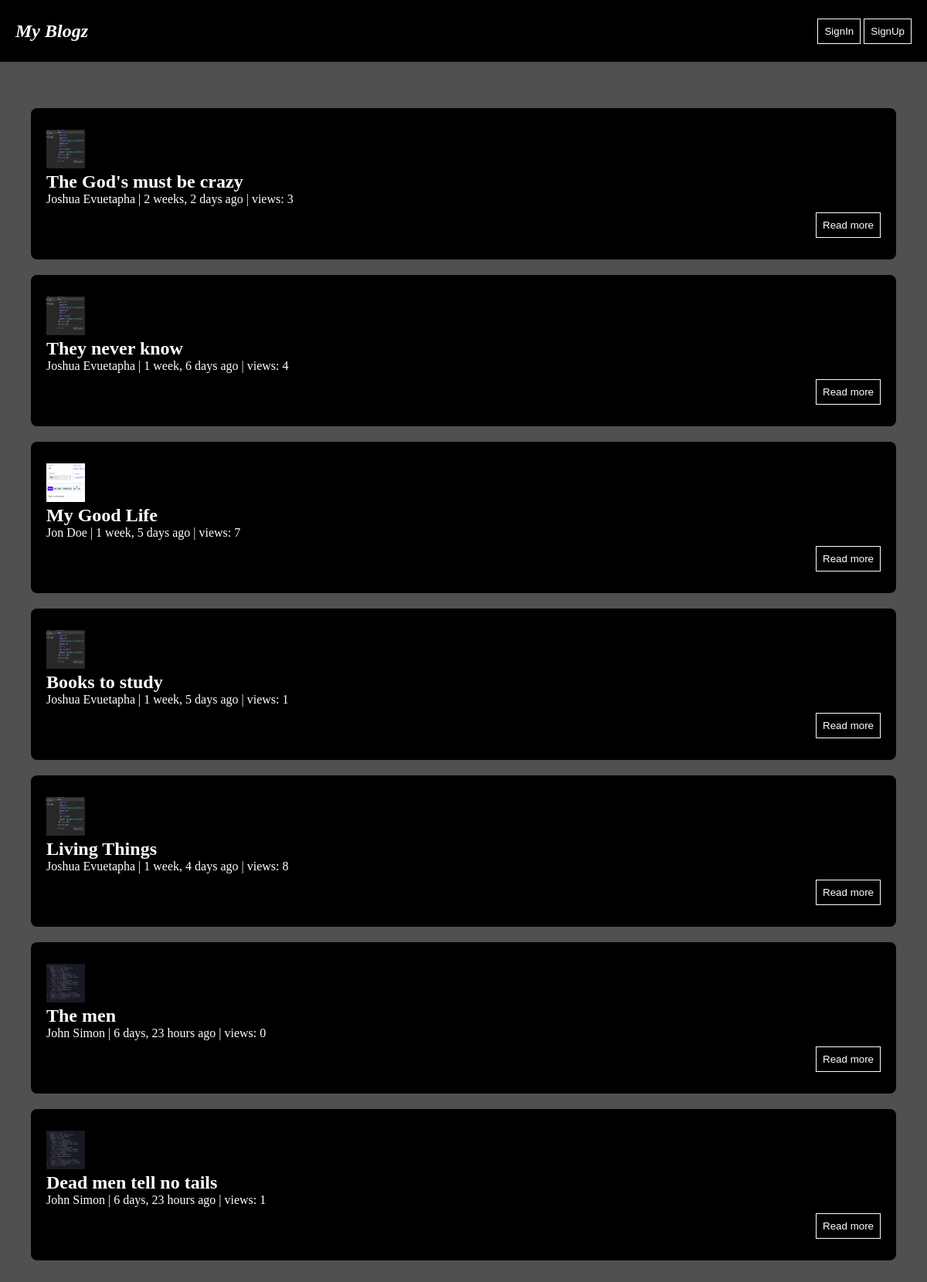
The app's page /, older data.
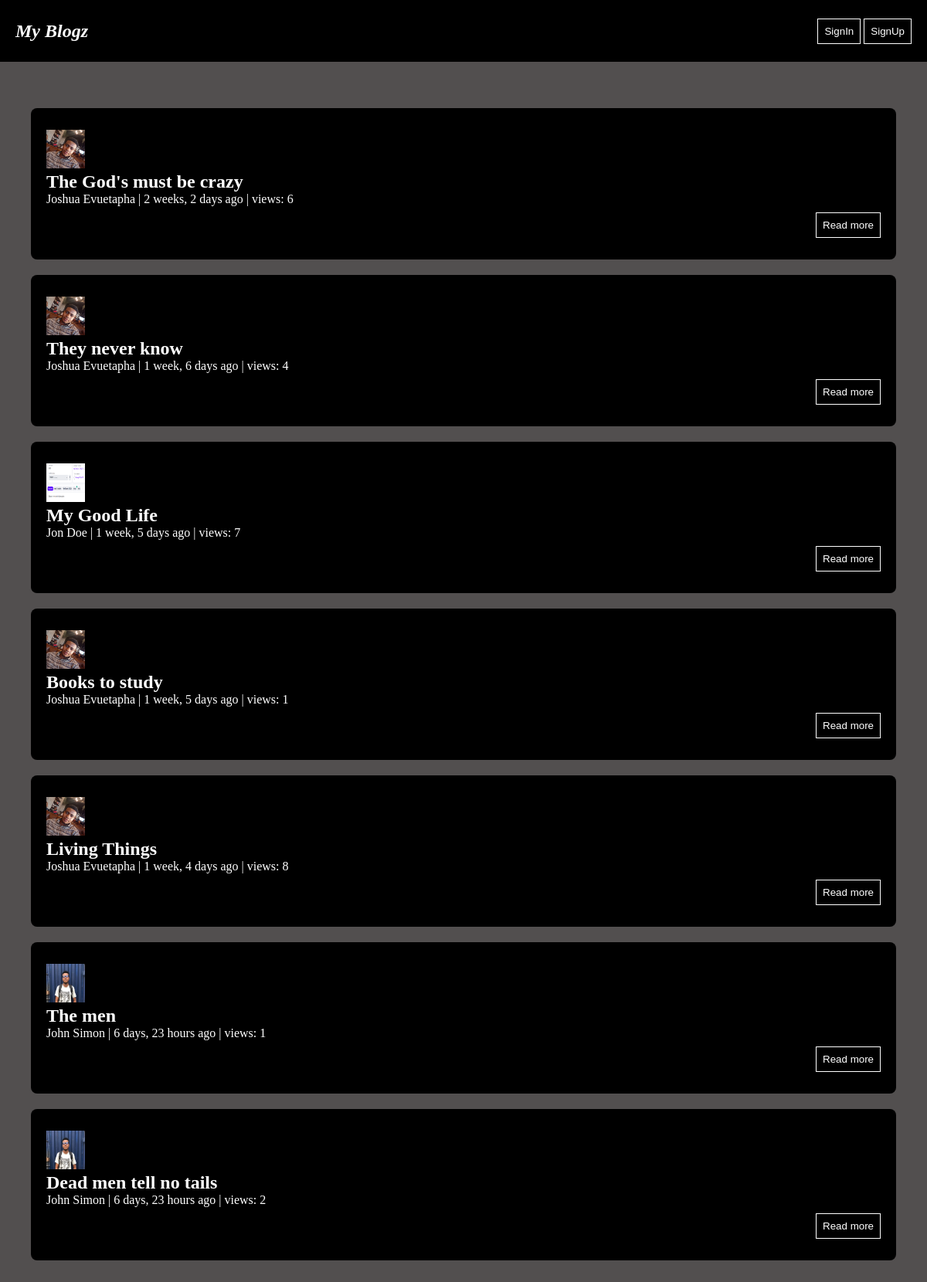
The same page, newer data.
### blog_app/models.py (models this page shows)
class Post(models.Model):
    user  = models.ForeignKey(User, on_delete=models.RESTRICT, related_name="user")
    title = models.CharField(max_length=150)
    content = models.TextField()
    views = models.IntegerField(default=0)
    date  = models.DateTimeField(default=datetime.now())

class User(AbstractUser):
    profile_image = models.FileField(upload_to="profiles")

### blog_app/views.py (the view)
# urls.py: path("", index),
def index(request):
    posts = Post.objects.all()
    return render(request, "index.html", { "posts": posts })

### blog_app/templates/index.html
{% extends "./base.html" %}
{% load static%}
{% block content %}
{% for post in posts %}
    <div class="post">
        <div class="author-section">
            <img width="50px" height="50px" src="{{post.user.profile_image}}" />
            <div>
                <h2> {{post.title}} </h2>
                <p> {{post.user.first_name}} {{post.user.last_name}} | {{post.date| timesince }} ago | views: {{post.views}}</p>
            </div>
        </div>
        <div class="readmore">
            <a href="post/{{post.id}}"> <button> Read more </button> </a>
        </div>
    </div>
{% endfor %}
{% endblock %}

Row changes from the older to the newer data that the page shows:
changed Post "The God's must be crazy": user.profile_image: a different picture; views "3" → "6"
changed through a linked row, Post "They never know": user.profile_image: a different picture
changed through a linked row, Post "Books to study": user.profile_image: a different picture
changed through a linked row, Post "Living Things": user.profile_image: a different picture
changed Post "The men": user.profile_image: a different picture; views "0" → "1"
changed Post "Dead men tell no tails": user.profile_image: a different picture; views "1" → "2"
